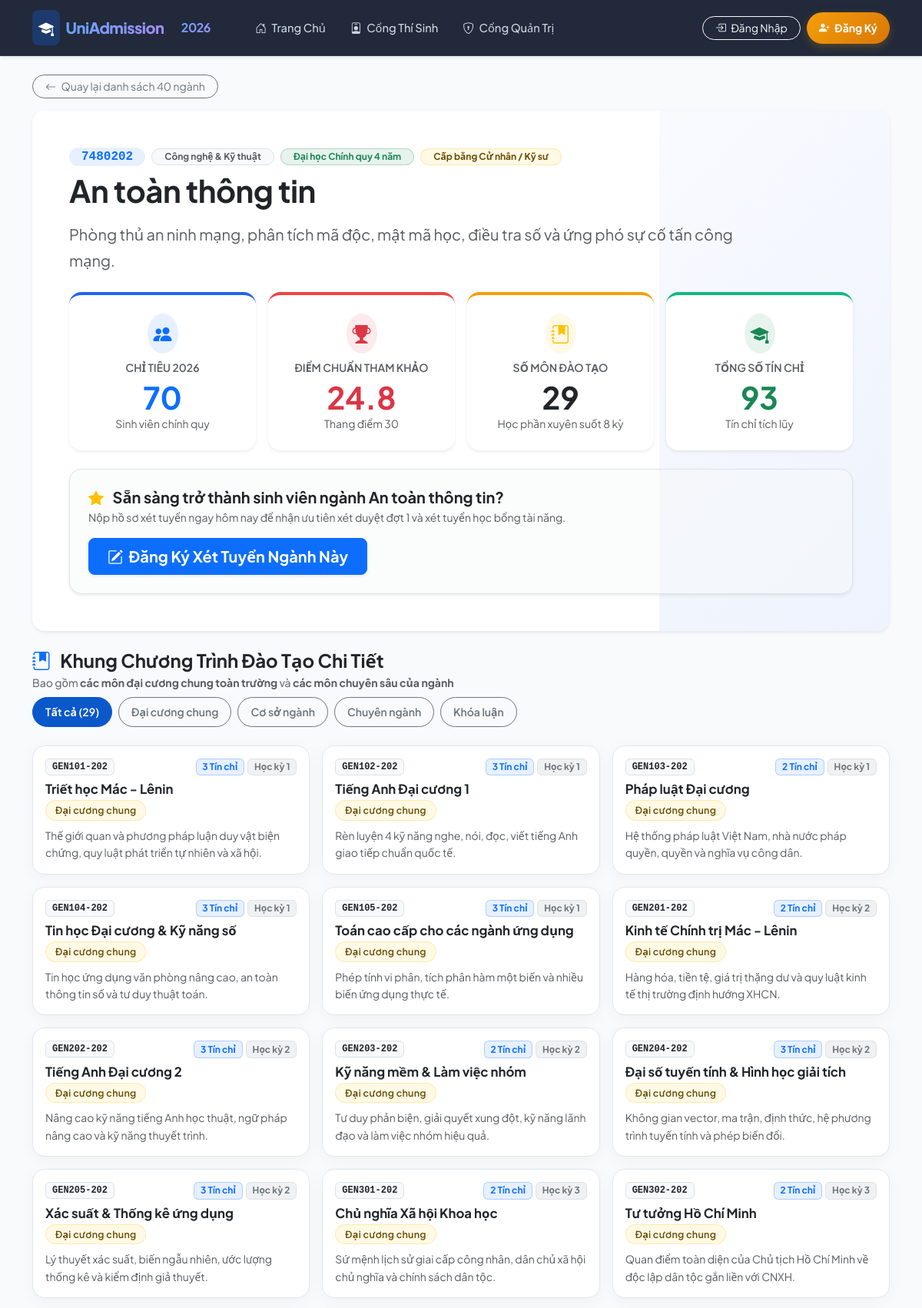
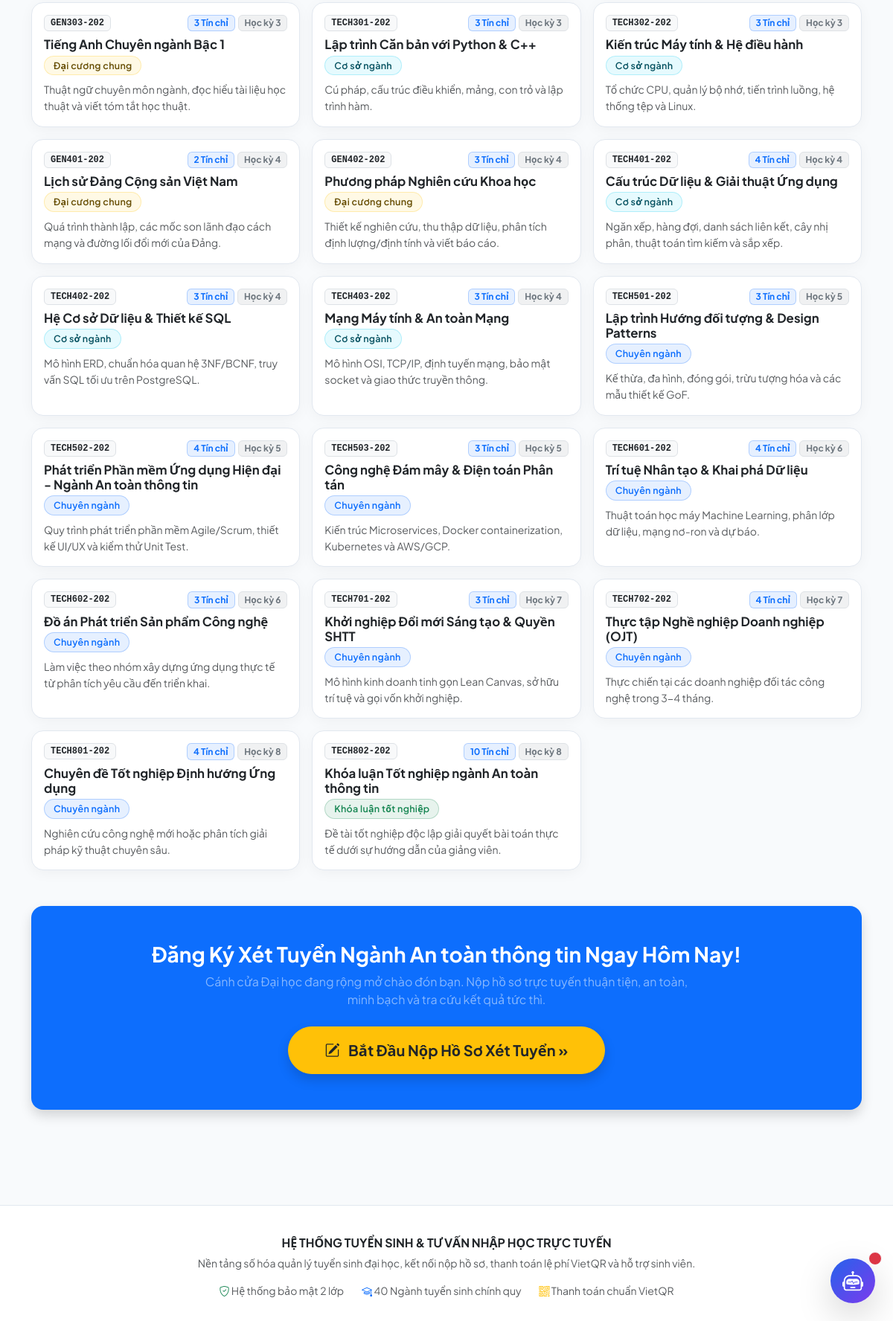
The app's page /majors/4 with its own data (2 pictures, top to bottom).
### app/models.py (models this page shows)
class Major(Base):
    __tablename__ = "majors"
    id = Column(Integer, primary_key=True, index=True)
    code = Column(String(20), unique=True, index=True, nullable=False) # VD: 7480201 (CNTT)
    name = Column(String(200), nullable=False)                         # Công nghệ thông tin
    category = Column(String(100), default="Công nghệ & Kỹ thuật")     # Khối ngành
    description = Column(Text, nullable=True)                          # Giới thiệu ngành học & chuẩn đầu ra
    quota = Column(Integer, default=50)                               # Chỉ tiêu tuyển sinh
    benchmark_score = Column(Float, default=0.0)                      # Điểm chuẩn trúng tuyển (sau lọc ảo)
    applications = relationship("AdmissionApplication", back_populates="major", foreign_keys="[AdmissionApplication.major_id]")
    applications_nv2 = relationship("AdmissionApplication", back_populates="major_nv2", foreign_keys="[AdmissionApplication.major_nv2_id]")
    subjects = relationship("Subject", back_populates="major", cascade="all, delete-orphan")

class Subject(Base):
    __tablename__ = "subjects"
    id = Column(Integer, primary_key=True, index=True)
    code = Column(String(30), index=True, nullable=False)              # VD: GEN101, IT101, BA203
    name = Column(String(200), nullable=False)                         # Tên môn học
    credits = Column(Integer, default=3)                               # Số tín chỉ (2, 3, 4)
    semester = Column(Integer, default=1)                              # Học kỳ (1 đến 8)
    subject_type = Column(String(50), default="Cơ sở ngành")          # Đại cương, Cơ sở ngành, Chuyên ngành
    description = Column(Text, nullable=True)                          # Tóm tắt nội dung môn học
    major_id = Column(Integer, ForeignKey("majors.id"), nullable=False)
    major = relationship("Major", back_populates="subjects")

### app/routers/web_views.py (the view)
@router.get("/majors/{major_id}")
def major_detail_page(major_id: int, request: Request, db: Session = Depends(get_db)):
    user = get_current_user(request, db)
    major = db.query(Major).filter(Major.id == major_id).first()
    if not major:
        raise HTTPException(status_code=404, detail="Không tìm thấy ngành học!")
    subjects = db.query(Subject).filter(Subject.major_id == major_id).order_by(Subject.semester, Subject.code).all()
    total_credits = sum(s.credits for s in subjects)
    return templates.TemplateResponse("major_detail.html", {
        "request": request,
        "user": user,
        "major": major,
        "subjects": subjects,
        "total_credits": total_credits
    })

### app/templates/major_detail.html (shortened to what this page needs)
{% extends "base.html" %}
{% block content %}
<div class="mb-4">
    <a href="/" class="btn btn-sm btn-outline-secondary rounded-pill mb-3 px-3">
        <i class="bi bi-arrow-left me-1"></i> Quay lại danh sách 40 ngành
    </a>
    <div class="card card-modern p-4 p-lg-5 bg-white border-0 shadow-sm mb-4 position-relative overflow-hidden">
        <div class="position-relative">
            <div class="d-flex align-items-center gap-2 mb-2 flex-wrap">
                <span class="badge bg-primary bg-opacity-10 text-primary font-monospace fs-6 px-3 py-1 rounded-pill fw-bold">{{ major.code }}</span>
                <span class="badge bg-light text-muted border px-3 py-1 rounded-pill">{{ major.category }}</span>
                <span class="badge bg-success bg-opacity-10 text-success border border-success border-opacity-25 px-3 py-1 rounded-pill">Đại học Chính quy 4 năm</span>
                <span class="badge bg-warning bg-opacity-10 text-warning-emphasis border border-warning border-opacity-25 px-3 py-1 rounded-pill">Cấp bằng Cử nhân / Kỹ sư</span>
            </div>
            <h2 class="display-6 fw-bold text-dark mb-3 mt-1" style="letter-spacing: -0.5px;">{{ major.name }}</h2>
            <p class="text-muted fs-5 mb-4" style="line-height: 1.7; max-width: 900px;">{{ major.description }}</p>
            <div class="row g-3 mb-4">
                <div class="col-6 col-md-3">
                    <div class="card card-modern p-3 p-md-4 border-0 shadow-sm text-center h-100 bg-white" style="border-top: 4px solid #2563eb !important;">
                        <div class="d-inline-flex p-2 rounded-circle bg-primary bg-opacity-10 text-primary mb-2 mx-auto">
                            <i class="bi bi-people-fill fs-4"></i>
                        </div>
                        <div class="small text-muted text-uppercase fw-semibold mb-1">Chỉ tiêu 2026</div>
                        <div class="display-6 fw-bold text-primary mb-0">{{ major.quota }}</div>
                        <div class="small text-muted">Sinh viên chính quy</div>
                    </div>
                </div>
                <div class="col-6 col-md-3">
                    <div class="card card-modern p-3 p-md-4 border-0 shadow-sm text-center h-100 bg-white" style="border-top: 4px solid #ef4444 !important;">
                        <div class="d-inline-flex p-2 rounded-circle bg-danger bg-opacity-10 text-danger mb-2 mx-auto">
                            <i class="bi bi-trophy-fill fs-4"></i>
                        </div>
                        <div class="small text-muted text-uppercase fw-semibold mb-1">Điểm chuẩn tham khảo</div>
                        <div class="display-6 fw-bold text-danger mb-0">{{ major.benchmark_score if major.benchmark_score > 0 else '24.5' }}</div>
                        <div class="small text-muted">Thang điểm 30</div>
                    </div>
                </div>
                <div class="col-6 col-md-3">
                    <div class="card card-modern p-3 p-md-4 border-0 shadow-sm text-center h-100 bg-white" style="border-top: 4px solid #f59e0b !important;">
                        <div class="d-inline-flex p-2 rounded-circle bg-warning bg-opacity-10 text-warning mb-2 mx-auto">
                            <i class="bi bi-journal-bookmark-fill fs-4"></i>
                        </div>
                        <div class="small text-muted text-uppercase fw-semibold mb-1">Số môn đào tạo</div>
                        <div class="display-6 fw-bold text-dark mb-0">{{ subjects|length }}</div>
                        <div class="small text-muted">Học phần xuyên suốt 8 kỳ</div>
                    </div>
                </div>
                <div class="col-6 col-md-3">
                    <div class="card card-modern p-3 p-md-4 border-0 shadow-sm text-center h-100 bg-white" style="border-top: 4px solid #10b981 !important;">
                        <div class="d-inline-flex p-2 rounded-circle bg-success bg-opacity-10 text-success mb-2 mx-auto">
                            <i class="bi bi-mortarboard-fill fs-4"></i>
                        </div>
                        <div class="small text-muted text-uppercase fw-semibold mb-1">Tổng số tín chỉ</div>
                        <div class="display-6 fw-bold text-success mb-0">{{ total_credits }}</div>
                        <div class="small text-muted">Tín chỉ tích lũy</div>
                    </div>
                </div>
            </div>
            <div class="card p-4 border rounded-4 bg-light bg-opacity-50 shadow-sm">
                <div class="d-flex justify-content-between align-items-center flex-wrap gap-3">
                    <div>
                        <h5 class="fw-bold text-dark mb-1"><i class="bi bi-star-fill text-warning me-2"></i> Sẵn sàng trở thành sinh viên ngành {{ major.name }}?</h5>
                        <p class="text-muted small mb-0">Nộp hồ sơ xét tuyển ngay hôm nay để nhận ưu tiên xét duyệt đợt 1 và xét tuyển học bổng tài năng.</p>
                    </div>
                    <div>
                        <a href="/student" class="btn btn-primary btn-lg px-4 py-2 fw-bold shadow-sm text-nowrap">
                            <i class="bi bi-pencil-square me-1"></i> Đăng Ký Xét Tuyển Ngành Này
                        </a>
                    </div>
                </div>
            </div>
        </div>
    </div>
    <div class="d-flex justify-content-between align-items-center mb-4 flex-wrap gap-2">
        <div>
            <h4 class="fw-bold mb-1 text-dark"><i class="bi bi-journal-bookmark-fill text-primary me-2"></i> Khung Chương Trình Đào Tạo Chi Tiết</h4>
            <p class="text-muted mb-0 small">Bao gồm <strong>các môn đại cương chung toàn trường</strong> và <strong>các môn chuyên sâu của ngành</strong></p>
        </div>
        <div class="d-flex gap-2 flex-wrap" id="subjectFilterPills">
            <button class="btn btn-sm btn-primary active sub-filter-btn rounded-pill px-3 py-2 fw-semibold" onclick="filterSubjects('ALL', this)">Tất cả ({{ subjects|length }})</button>
            <button class="btn btn-sm btn-outline-secondary sub-filter-btn rounded-pill px-3 py-2 fw-semibold" onclick="filterSubjects('Đại cương chung', this)">Đại cương chung</button>
            <button class="btn btn-sm btn-outline-secondary sub-filter-btn rounded-pill px-3 py-2 fw-semibold" onclick="filterSubjects('Cơ sở ngành', this)">Cơ sở ngành</button>
            <button class="btn btn-sm btn-outline-secondary sub-filter-btn rounded-pill px-3 py-2 fw-semibold" onclick="filterSubjects('Chuyên ngành', this)">Chuyên ngành</button>
            <button class="btn btn-sm btn-outline-secondary sub-filter-btn rounded-pill px-3 py-2 fw-semibold" onclick="filterSubjects('Khóa luận tốt nghiệp', this)">Khóa luận</button>
        </div>
    </div>
    <div class="row g-3" id="subjectsGrid">
        {% for s in subjects %}
        <div class="col-md-6 col-lg-4 subject-item" data-type="{{ s.subject_type }}">
            <div class="card card-modern h-100 p-3 bg-white">
                <div class="d-flex justify-content-between align-items-start mb-2">
                    <span class="badge bg-light text-dark border font-monospace px-2 py-1">{{ s.code }}</span>
                    <div class="d-flex gap-1">
                        <span class="badge bg-primary bg-opacity-10 text-primary border border-primary border-opacity-25">{{ s.credits }} Tín chỉ</span>
                        <span class="badge bg-secondary bg-opacity-10 text-secondary border">Học kỳ {{ s.semester }}</span>
                    </div>
                </div>
                <h6 class="fw-bold text-dark mb-1" style="font-size: 1.05rem;">{{ s.name }}</h6>
                <div class="mb-2">
                    {% if s.subject_type == 'Đại cương chung' %}
                        <span class="badge bg-warning bg-opacity-10 text-warning-emphasis border border-warning border-opacity-25 badge-pill">{{ s.subject_type }}</span>
                    {% elif s.subject_type == 'Cơ sở ngành' %}
                        <span class="badge bg-info bg-opacity-10 text-info-emphasis border border-info border-opacity-25 badge-pill">{{ s.subject_type }}</span>
                    {% elif s.subject_type == 'Chuyên ngành' %}
                        <span class="badge bg-primary bg-opacity-10 text-primary border border-primary border-opacity-25 badge-pill">{{ s.subject_type }}</span>
                    {% else %}
                        <span class="badge bg-success bg-opacity-10 text-success border border-success border-opacity-25 badge-pill">{{ s.subject_type }}</span>
                    {% endif %}
                </div>
                <p class="text-muted small mb-0 flex-grow-1" style="line-height: 1.6;">{{ s.description }}</p>
            </div>
        </div>
        {% endfor %}
    </div>
    <div class="card card-modern p-4 p-md-5 mt-5 text-center bg-primary text-white border-0 shadow">
        <h3 class="fw-bold mb-2">Đăng Ký Xét Tuyển Ngành {{ major.name }} Ngay Hôm Nay!</h3>
        <p class="fs-6 text-white-50 mb-4" style="max-width: 650px; margin: 0 auto;">Cánh cửa Đại học đang rộng mở chào đón bạn. Nộp hồ sơ trực tuyến thuận tiện, an toàn, minh bạch và tra cứu kết quả tức thì.</p>
        <div>
            <a href="/student" class="btn btn-warning text-dark btn-lg px-5 py-3 fw-bold rounded-pill shadow">
                <i class="bi bi-pencil-square me-2"></i> Bắt Đầu Nộp Hồ Sơ Xét Tuyển &raquo;
            </a>
        </div>
    </div>
</div>
{% endblock %}

### app/templates/base.html (style rules this page uses)
:root { --primary: #2563eb; --primary-dark: #1d4ed8; --primary-light: #eff6ff; --secondary: #0f172a; --accent: #f59e0b; --success: #10b981; --danger: #ef4444; --surface: #ffffff; --background: #f8fafc; --border: #e2e8f0; --text-main: #1e293b; --text-muted: #64748b; }
body { background-color: var(--background); color: var(--text-main); font-family: 'Plus Jakarta Sans', system-ui, -apple-system, sans-serif; -webkit-font-smoothing: antialiased; }
.card-modern { background: var(--surface); border: 1px solid var(--border); border-radius: 16px; box-shadow: 0 4px 20px -2px rgba(15, 23, 42, 0.05); transition: all 0.25s cubic-bezier(0.16, 1, 0.3, 1); }
.badge-pill { padding: 6px 12px; border-radius: 20px; font-weight: 600; font-size: 0.78rem; letter-spacing: 0.3px; }

### records on screen
Major: code "7480202", category "Công nghệ & Kỹ thuật", name "An toàn thông tin", description "Phòng thủ an ninh mạng, phân tích mã độc, mật mã học, điều tra số và ứng phó sự cố tấn công mạng.", quota "70", benchmark_score "24.8"
Subject: code "GEN101-202", credits "3", semester "1", name "Triết học Mác - Lênin", subject_type "Đại cương chung", description "Thế giới quan và phương pháp luận duy vật biện chứng, quy luật phát triển tự nhiên và xã hội."
Subject: code "GEN102-202", credits "3", semester "1", name "Tiếng Anh Đại cương 1", subject_type "Đại cương chung", description "Rèn luyện 4 kỹ năng nghe, nói, đọc, viết tiếng Anh giao tiếp chuẩn quốc tế."
Subject: code "GEN103-202", credits "2", semester "1", name "Pháp luật Đại cương", subject_type "Đại cương chung", description "Hệ thống pháp luật Việt Nam, nhà nước pháp quyền, quyền và nghĩa vụ công dân."
Subject: code "GEN104-202", credits "3", semester "1", name "Tin học Đại cương & Kỹ năng số", subject_type "Đại cương chung", description "Tin học ứng dụng văn phòng nâng cao, an toàn thông tin số và tư duy thuật toán."
Subject: code "GEN105-202", credits "3", semester "1", name "Toán cao cấp cho các ngành ứng dụng", subject_type "Đại cương chung", description "Phép tính vi phân, tích phân hàm một biến và nhiều biến ứng dụng thực tế."
Subject: code "GEN201-202", credits "2", semester "2", name "Kinh tế Chính trị Mác - Lênin", subject_type "Đại cương chung", description "Hàng hóa, tiền tệ, giá trị thặng dư và quy luật kinh tế thị trường định hướng XHCN."
Subject: code "GEN202-202", credits "3", semester "2", name "Tiếng Anh Đại cương 2", subject_type "Đại cương chung", description "Nâng cao kỹ năng tiếng Anh học thuật, ngữ pháp nâng cao và kỹ năng thuyết trình."
Subject: code "GEN203-202", credits "2", semester "2", name "Kỹ năng mềm & Làm việc nhóm", subject_type "Đại cương chung", description "Tư duy phản biện, giải quyết xung đột, kỹ năng lãnh đạo và làm việc nhóm hiệu quả."
Subject: code "GEN204-202", credits "3", semester "2", name "Đại số tuyến tính & Hình học giải tích", subject_type "Đại cương chung", description "Không gian vector, ma trận, định thức, hệ phương trình tuyến tính và phép biến đổi."
Subject: code "GEN205-202", credits "3", semester "2", name "Xác suất & Thống kê ứng dụng", subject_type "Đại cương chung", description "Lý thuyết xác suất, biến ngẫu nhiên, ước lượng thống kê và kiểm định giả thuyết."
Subject: code "GEN301-202", credits "2", semester "3", name "Chủ nghĩa Xã hội Khoa học", subject_type "Đại cương chung", description "Sứ mệnh lịch sử giai cấp công nhân, dân chủ xã hội chủ nghĩa và chính sách dân tộc."
Subject: code "GEN302-202", credits "2", semester "3", name "Tư tưởng Hồ Chí Minh", subject_type "Đại cương chung", description "Quan điểm toàn diện của Chủ tịch Hồ Chí Minh về độc lập dân tộc gắn liền với CNXH."
Subject: code "GEN303-202", credits "3", semester "3", name "Tiếng Anh Chuyên ngành Bậc 1", subject_type "Đại cương chung", description "Thuật ngữ chuyên môn ngành, đọc hiểu tài liệu học thuật và viết tóm tắt học thuật."
Subject: code "TECH301-202", credits "3", semester "3", name "Lập trình Căn bản với Python & C++", subject_type "Cơ sở ngành", description "Cú pháp, cấu trúc điều khiển, mảng, con trỏ và lập trình hàm."
Subject: code "TECH302-202", credits "3", semester "3", name "Kiến trúc Máy tính & Hệ điều hành", subject_type "Cơ sở ngành", description "Tổ chức CPU, quản lý bộ nhớ, tiến trình luồng, hệ thống tệp và Linux."
Subject: code "GEN401-202", credits "2", semester "4", name "Lịch sử Đảng Cộng sản Việt Nam", subject_type "Đại cương chung", description "Quá trình thành lập, các mốc son lãnh đạo cách mạng và đường lối đổi mới của Đảng."
Subject: code "GEN402-202", credits "3", semester "4", name "Phương pháp Nghiên cứu Khoa học", subject_type "Đại cương chung", description "Thiết kế nghiên cứu, thu thập dữ liệu, phân tích định lượng/định tính và viết báo cáo."
Subject: code "TECH401-202", credits "4", semester "4", name "Cấu trúc Dữ liệu & Giải thuật Ứng dụng", subject_type "Cơ sở ngành", description "Ngăn xếp, hàng đợi, danh sách liên kết, cây nhị phân, thuật toán tìm kiếm và sắp xếp."
Subject: code "TECH402-202", credits "3", semester "4", name "Hệ Cơ sở Dữ liệu & Thiết kế SQL", subject_type "Cơ sở ngành", description "Mô hình ERD, chuẩn hóa quan hệ 3NF/BCNF, truy vấn SQL tối ưu trên PostgreSQL."
Subject: code "TECH403-202", credits "3", semester "4", name "Mạng Máy tính & An toàn Mạng", subject_type "Cơ sở ngành", description "Mô hình OSI, TCP/IP, định tuyến mạng, bảo mật socket và giao thức truyền thông."
Subject: code "TECH501-202", credits "3", semester "5", name "Lập trình Hướng đối tượng & Design Patterns", subject_type "Chuyên ngành", description "Kế thừa, đa hình, đóng gói, trừu tượng hóa và các mẫu thiết kế GoF."
Subject: code "TECH502-202", credits "4", semester "5", name "Phát triển Phần mềm Ứng dụng Hiện đại - Ngành An toàn thông tin", subject_type "Chuyên ngành", description "Quy trình phát triển phần mềm Agile/Scrum, thiết kế UI/UX và kiểm thử Unit Test."
Subject: code "TECH503-202", credits "3", semester "5", name "Công nghệ Đám mây & Điện toán Phân tán", subject_type "Chuyên ngành", description "Kiến trúc Microservices, Docker containerization, Kubernetes và AWS/GCP."
Subject: code "TECH601-202", credits "4", semester "6", name "Trí tuệ Nhân tạo & Khai phá Dữ liệu", subject_type "Chuyên ngành", description "Thuật toán học máy Machine Learning, phân lớp dữ liệu, mạng nơ-ron và dự báo."
Subject: code "TECH602-202", credits "3", semester "6", name "Đồ án Phát triển Sản phẩm Công nghệ", subject_type "Chuyên ngành", description "Làm việc theo nhóm xây dựng ứng dụng thực tế từ phân tích yêu cầu đến triển khai."
Subject: code "TECH701-202", credits "3", semester "7", name "Khởi nghiệp Đổi mới Sáng tạo & Quyền SHTT", subject_type "Chuyên ngành", description "Mô hình kinh doanh tinh gọn Lean Canvas, sở hữu trí tuệ và gọi vốn khởi nghiệp."
Subject: code "TECH702-202", credits "4", semester "7", name "Thực tập Nghề nghiệp Doanh nghiệp (OJT)", subject_type "Chuyên ngành", description "Thực chiến tại các doanh nghiệp đối tác công nghệ trong 3-4 tháng."
Subject: code "TECH801-202", credits "4", semester "8", name "Chuyên đề Tốt nghiệp Định hướng Ứng dụng", subject_type "Chuyên ngành", description "Nghiên cứu công nghệ mới hoặc phân tích giải pháp kỹ thuật chuyên sâu."
Subject: code "TECH802-202", credits "10", semester "8", name "Khóa luận Tốt nghiệp ngành An toàn thông tin", subject_type "Khóa luận tốt nghiệp", description "Đề tài tốt nghiệp độc lập giải quyết bài toán thực tế dưới sự hướng dẫn của giảng viên."

### other values on screen
{{ subjects|length }} "29"
{{ total_credits }} "93"
